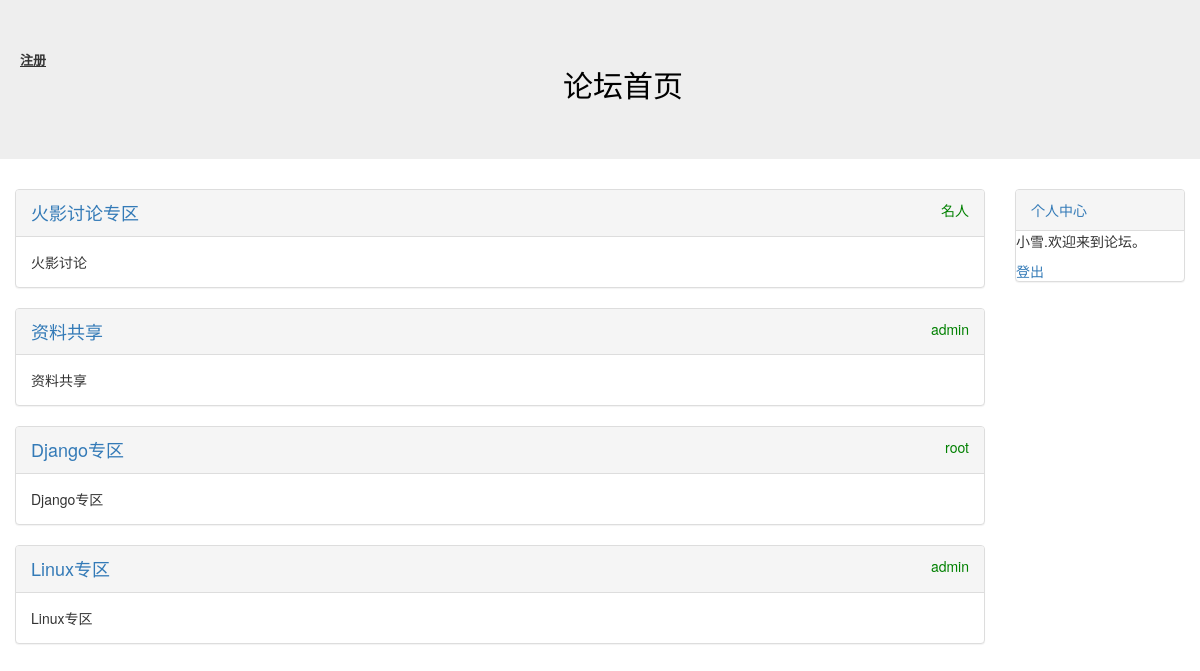
Screenshot of / (signed in) with the database file from the repository.
### block/models.py (models this page shows, shortened)
class Block(models.Model):
    names = models.CharField("板块名称",max_length=100)
    desc = models.CharField("板块描述",max_length=100)
    manager_name = models.CharField("板块管理员名称",max_length=100)
    status = models.IntegerField("状态",choices=((0,"正常"),(-1,"关闭")))
    class Meta:
        verbose_name = "板块"
        verbose_name_plural = "板块配置"

### views.py (the view)
# urls.py: url(r'^$',views.index),
def index(request):
    block_info = Block.objects.filter(status=0).order_by("-id")
    return render(request,"index.html",{"blocks":block_info,})

### templates/index.html
{% extends "base.html" %}
{% block content %}
<div class="col-xs-12 col-md-10">
{% for b in blocks %}
	<div class="panel panel-default">
		<div class="panel-heading"><a href="/article/list/{{ b.id  }}" style="font-size:18px;">{{ b.names }}</a>
		<span class="pull-right" style="color:green;">{{ b.manager_name }}</span>
		</div>
		<div class="panel-body">
		{{ b.desc }}
		</div>
	</div>
	{% endfor %}
</div>
<div class="col-xs-12 col-md-2">
	<div class="panel panel-default">
		<div class="panel-heading"><a href="#">个人中心</a></div>
      		{% if user.is_authenticated %}
			<p>{{ user.username }}.欢迎来到论坛。</p>
			<a href="/accounts/logout">登出</a>
		{% else %}
			<p>匿名用户.请<a href="/accounts/login">登录</a>.</p>
		{% endif %}
	</div>
</div>
{% endblock %}

### rows the page displays
Block: names "火影讨论专区", manager_name "名人", desc "火影讨论"
Block: names "资料共享", manager_name "admin", desc "资料共享"
Block: names "Django专区", manager_name "root", desc "Django专区"
Block: names "Linux专区", manager_name "admin", desc "Linux专区"

### other values shown
{{ user.username }} "小雪"
